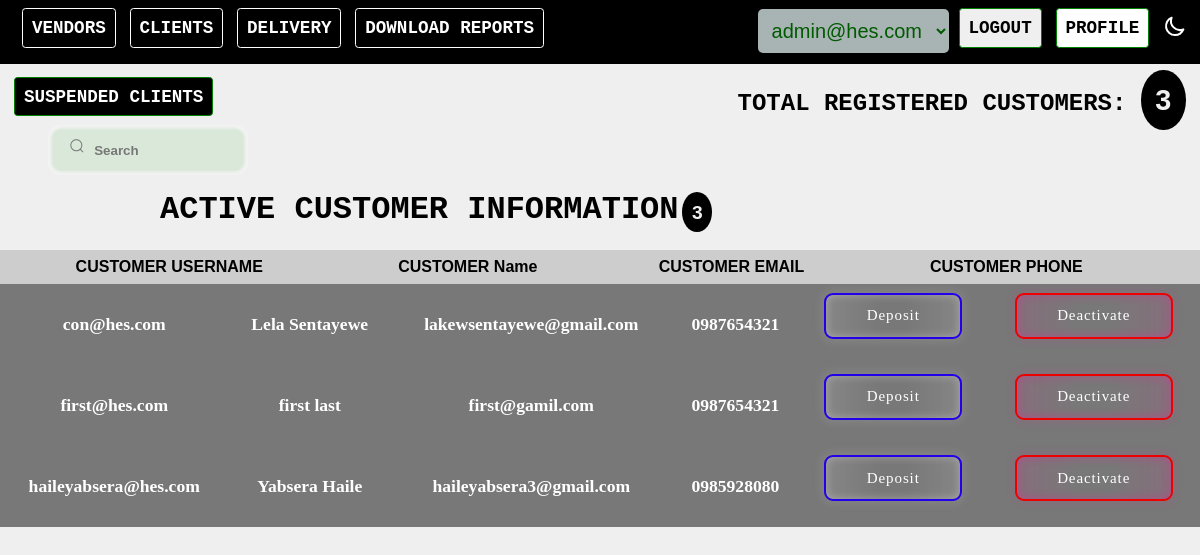
Screenshot of /admin/active_custumers.php (signed in) with the database file from the repository.
### tables this page shows
CREATE TABLE `customer` (
  `username` varchar(25) NOT NULL,
  `fname` varchar(15) NOT NULL,
  `lname` varchar(15) NOT NULL,
  `email` varchar(30) NOT NULL,
  `phone` varchar(15) NOT NULL,
  `pass` varchar(255) NOT NULL,
  `flag` smallint(3) NOT NULL,
  `active` tinyint(1) NOT NULL,
  `wallet` double NOT NULL DEFAULT 0
);

### admin/active_custumers.php (the view, shortened to what this page needs)
<?php
include("../config/connection.php");
?>
<html lang="en" dir="ltr">
<head>
       	<link rel="stylesheet" href="../resources/css/active_cust.css">
</head>
<body style = "background: #efefef" id="body">
<div class="mode">
</div>
<div class="navbar">
<span class="nav_item"><a href="index.php">Vendors</a></span>
 <span class="nav_item"><a href="active_custumers.php">Clients</a></span>
 <span class="nav_item"><a href="active_delivery.php">Delivery</a></span>
 <span id="profile"><a href="edit_admin.php">Profile</a></span>
  <span class="drop"><button class="report">Download Reports</button>
</span>
<form action="../index.php" method="post">
    <button id="logout_btn" type="submit" name="log_out" onclick="return confirm('Are you sure you want to logout?');">Logout</button>
</form>
    <select disabled id="select">
    <option  name = "admin" value = "admin"><?php echo $_SESSION['uname']?></option>
</select>
</div>
<span class="create_item"><a href="suspended_customers.php">Suspended Clients</a></span>
<h2 style="float: right;" id="h2">Total Registered Customers:
<?php
$query1 = "SELECT `username` FROM `customer` WHERE flag=2 ORDER BY username";
$query1_run = mysqli_query($con, $query1);
$row1 = mysqli_num_rows($query1_run);
echo "<span class='echo'> $row1 </span>";
?>
</h2><br>
<div class="group">
    <input placeholder="Search" id="search" type="search" class="input" onkeyup="alterMenu()" value="">
</div>
<h1 id="h1">Active Customer Information</h1>
<?php
$query1 = "SELECT `username` FROM `customer` where `flag`=2 and `active`=1";
$query1_run = mysqli_query($con, $query1);
$row1 = mysqli_num_rows($query1_run);
echo "<span class='echo'> $row1 </span>";
?>
<?php
$query = "select username,email,phone,fname,lname from customer where flag=2 and active=1;";
$query_run = mysqli_query($con,$query);
?>
<div id="table">
<table id="customer_list">
    <thead>
    <tr>
        <th>CUSTOMER USERNAME</th>
        <th>CUSTOMER Name</th>
        <th>CUSTOMER EMAIL</th>
        <th>CUSTOMER PHONE</th>
        <th></th>
        <th></th>
    </tr>
    </thead>
    </table>
<div class="table">
<table>
    <tbody>
    <?php
    if (mysqli_num_rows($query_run) > 0){
        while ($row = mysqli_fetch_assoc($query_run)){
            ?>
    <tr>
        <td><?php  echo $row['username']; ?></td>
        <td><?php echo $row['fname']." ".$row['lname'];  ?></td>
        <td><?php echo $row['email'];  ?></td>
        <td><?php echo $row['phone'];  ?></td>
        <td colspan="2">
            <form action = "deposit.php" method = "post">
            <button class="deposit_btn" type = "submit" name = "deposit" id="deposit" >Deposit</button>
            </form>
        </td>
        <td>
            <form action = "active_custumers.php" method = "post">
            <button class="remove_btn" type = "submit" name = "remove" id="deactivate" onclick="return confirm('Are you sure you want to deactivate?');">Deactivate</button>
            </form>
        </td>
    </tr>
            <?php
        }
    }else{
         echo '<td colspan="6">No Records.</td>';
    }
    ?>
    </tbody>
</table>
</div>
</div>
</body>
</html>

### rows the page displays
customer: username "con@hes.com", fname "Lela", lname "Sentayewe", email "lakewsentayewe@gmail.com", phone "0987654321"
customer: username "first@hes.com", fname "first", lname "last", email "first@gamil.com", phone "0987654321"
customer: username "haileyabsera@hes.com", fname "Yabsera", lname "Haile", email "haileyabsera3@gmail.com", phone "0985928080"

### other values shown
$row1 "3"
form field value "admin@hes.com"
